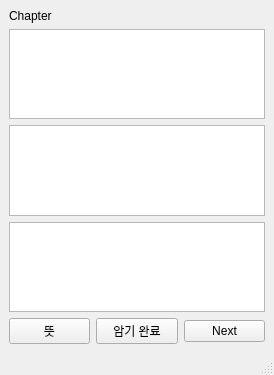
<?xml version="1.0" encoding="UTF-8"?>
<ui version="4.0">
 <class>MainWindow</class>
 <widget class="QMainWindow" name="MainWindow">
  <property name="geometry">
   <rect>
    <x>0</x>
    <y>0</y>
    <width>274</width>
    <height>375</height>
   </rect>
  </property>
  <property name="windowTitle">
   <string>MainWindow</string>
  </property>
  <widget class="QWidget" name="centralwidget">
   <layout class="QVBoxLayout" name="verticalLayout">
    <item>
     <widget class="QLabel" name="Chapter">
      <property name="text">
       <string>Chapter</string>
      </property>
     </widget>
    </item>
    <item>
     <widget class="QTextBrowser" name="phonetic"/>
    </item>
    <item>
     <widget class="QTextBrowser" name="Word"/>
    </item>
    <item>
     <widget class="QTextBrowser" name="mean"/>
    </item>
    <item>
     <layout class="QHBoxLayout" name="horizontalLayout">
      <item>
       <widget class="QPushButton" name="meanBotton">
        <property name="text">
         <string>뜻</string>
        </property>
       </widget>
      </item>
      <item>
       <widget class="QPushButton" name="successBotton">
        <property name="text">
         <string>암기 완료</string>
        </property>
       </widget>
      </item>
      <item>
       <widget class="QPushButton" name="nextBotton">
        <property name="text">
         <string>Next</string>
        </property>
       </widget>
      </item>
     </layout>
    </item>
   </layout>
  </widget>
  <widget class="QStatusBar" name="statusbar"/>
  <action name="actiondfdf_2">
   <property name="text">
    <string>dfdf</string>
   </property>
  </action>
  <action name="actioncvcvc">
   <property name="text">
    <string>cvcvc</string>
   </property>
  </action>
 </widget>
 <tabstops>
  <tabstop>meanBotton</tabstop>
  <tabstop>successBotton</tabstop>
  <tabstop>nextBotton</tabstop>
  <tabstop>phonetic</tabstop>
  <tabstop>Word</tabstop>
  <tabstop>mean</tabstop>
 </tabstops>
 <resources/>
 <connections/>
</ui>
